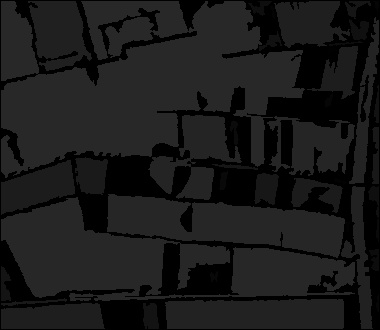
#> input picture mimi.jpg, 380 x 330 px
$ python LBF.py -image_path ../mimi.jpg -file_path ../mimi.jpg   (older library calls are emulated)
#> lines starting #> are read from the running program, lines starting #| are printed output that depends on the picture; after the words box and inside, x2 and y2 are one past the last pixel; in counts of white or black regions, pixels touching at a corner belong together
#> further down, img is the input picture: shape (330, 380); min 0, max 48, mean 26.1
import numpy as np
import cv2
from scipy.ndimage import filters
# from osgeo import gdal, ogr, osr
# from shapely.geometry import Polygon
import os
import shutil
import argparse


class LBF(object):

    def __init__(self, img, iter_num=500, c0=2, sigma=3.0, nu=0.003, mu=1.0, lambda1=1.0, lambda2=1.0, epsilon=2.0, time_step=0.1):
        self.lambda1 = lambda1
        self.lambda2 = lambda2
        self.iter_num = iter_num
        self.nu = nu*255*255
        self.mu = mu
        self.epsilon = epsilon
        self.sigma = sigma
        self.time_step = time_step
        self.c0 = c0
        self.img = img.copy()

        self.phi = None
        self.img_kernel = None
        self.one_kernel = None
        self.kernel_size = round(2*self.sigma)*2+1

    def public_data(self):
        r, c = self.img.shape
#> r = 330; c = 380
        self.phi = np.ones(self.img.shape)  # level set function
        # _, self.phi = cv2.threshold(self.img, 0, 1, cv2.THRESH_OTSU)
        cv2.circle(self.phi, (c//2, r//2), radius=4, color=0, thickness=-1)
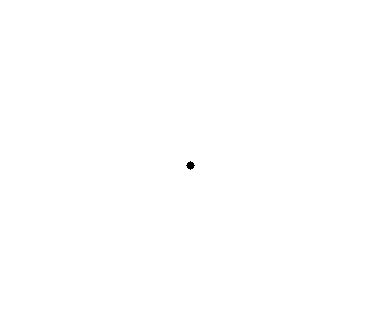
#> self.phi: shape (330, 380) float64; values 0 (black) and 1 (white), 100% white; 1 black region, box (x1, y1, x2, y2) and area: (186, 161, 195, 170) 49

        self.phi = self.c0 * 2*(self.phi-0.5)
        self.img = np.float64(self.img)
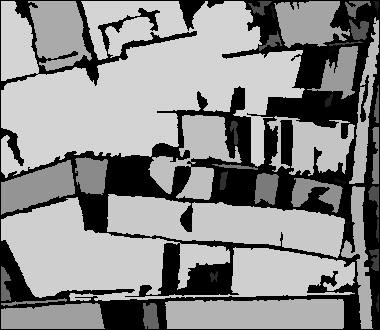
#> self.img: shape (330, 380) float64; min 0, max 48, mean 26.1; drawn with min black and max white
        self.phi = np.float64(self.phi)

        cv2.imwrite('init.bmp', self.phi*255)
        '''
        with open("test.csv", "w") as csvfile:
            writer = csv.writer(csvfile)
            writer.writerows(self.phi)
        '''
        self.img_kernel = cv2.GaussianBlur(self.img, (self.kernel_size, self.kernel_size), self.sigma, borderType=cv2.BORDER_CONSTANT)
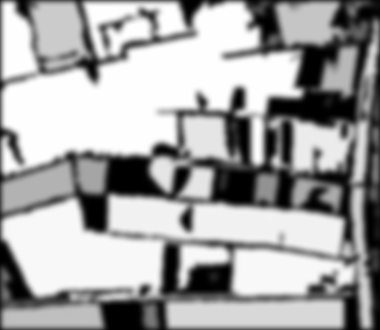
#> self.img_kernel: shape (330, 380) float64; min 0, max 40.04, mean 26; drawn with min black and max white
        self.one_kernel = cv2.GaussianBlur(np.ones(self.img.shape, np.float64), (self.kernel_size, self.kernel_size), self.sigma, borderType=cv2.BORDER_CONSTANT)

    def level_set_evolution(self):
        self.public_data()

        for i in range(self.iter_num):
            #  Neumann Boundary Condition
            self.neum_bound_cond()

            #  dirac
            dirac_phi = self.dirac()

            #  local binary fit
            f1, f2 = self.local_bin_fit()

            #  data force
            lbf = self.data_force(f1, f2)

            #  curvature central
            curv = self.curvature_central()

            # each item
            area_term = -dirac_phi * lbf
            len_term = self.nu * dirac_phi * curv

            laplace_operator_phi = filters.laplace(self.phi)  # self.phi laplace operator
            penalty = self.mu * (laplace_operator_phi - curv)

            self.phi = self.phi + self.time_step * (area_term + penalty + len_term)
#> this loop made 500 passes
#> pass 1, in local_bin_fit, `f1 = c2 / c1`:
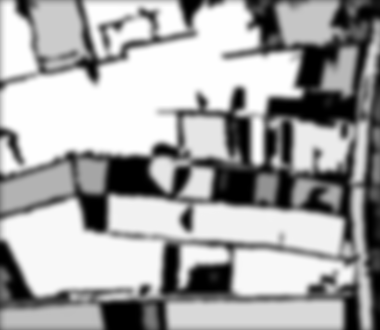
#> f1: shape (330, 380) float64; min 0, max 40.04, mean 26.2; drawn with min black and max white
#> after the loop:
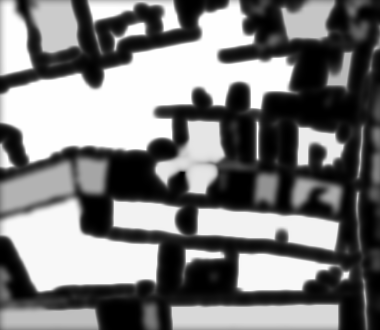
#> f1: shape (330, 380) float64; min 0, max 40.03, mean 19.6; drawn with min black and max white
#> after the loop:
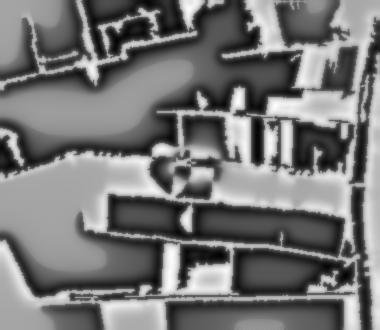
#> self.phi: shape (330, 380) float64; min -30.06, max 30.01, mean -2; drawn with min black and max white

        # binary phi and then return
        rtn_phi = np.uint8(self.phi > 0)
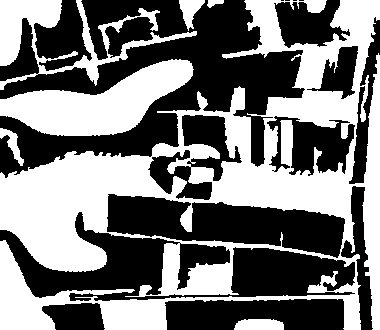
#> rtn_phi: shape (330, 380); values 0 (black) and 1 (white), 46.9% white; 7 white regions, largest, box (x1, y1, x2, y2) and area: (0, 0, 380, 330) 45400, (0, 59, 194, 136) 7461, (0, 0, 197, 90) 4643

        return rtn_phi*255
#> returned value: shape (330, 380); 46.9% white; 7 white regions

    def neum_bound_cond(self):
        r, c = self.phi.shape
        self.phi[np.ix_([0, -1], [0, -1])] = self.phi[np.ix_([2, -3], [2, -3])]
        self.phi[np.ix_([0, -1], np.arange(1, c-1))] = self.phi[np.ix_([2, -3], np.arange(1, c-1))]
        self.phi[np.ix_(np.arange(1, r-1), [0, -1])] = self.phi[np.ix_(np.arange(1, r-1), [2, -3])]

    def heaviside(self):
        heav_phi = 0.5 * (1+(2/3.1415926)*np.arctan(self.phi/self.epsilon))
        return heav_phi

    def dirac(self):
        dirac_phi = (self.epsilon/3.1415926)/(self.epsilon*self.epsilon+self.phi*self.phi)
        return dirac_phi

    def local_bin_fit(self):
        heav_phi = self.heaviside()
        image = self.img * heav_phi
        c1 = cv2.GaussianBlur(heav_phi, (self.kernel_size, self.kernel_size), self.sigma, borderType=cv2.BORDER_CONSTANT)
        c2 = cv2.GaussianBlur(image, (self.kernel_size, self.kernel_size), self.sigma, borderType=cv2.BORDER_CONSTANT)
        f1 = c2 / c1
        f2 = (self.img_kernel-c2) / (self.one_kernel-c1)
        return f1, f2

    def data_force(self, f1, f2):
        s1 = self.lambda1 * f1 * f1 - self.lambda2 * f2 * f2
        s2 = self.lambda1 * f1 - self.lambda2 * f2
        gs1 = cv2.GaussianBlur(s1, (self.kernel_size, self.kernel_size), self.sigma, borderType=cv2.BORDER_CONSTANT)
        gs2 = cv2.GaussianBlur(s2, (self.kernel_size, self.kernel_size), self.sigma, borderType=cv2.BORDER_CONSTANT)
        lbf = (self.lambda1-self.lambda2) * self.one_kernel * self.img * self.img + gs1 - 2.0 * self.img * gs2

        return lbf

    def curvature_central(self):
        ux, uy = np.gradient(self.phi)
        norm = np.sqrt(ux*ux + uy*uy + 1e-10)
        nx = ux / norm
        ny = uy / norm

        nxx, _ = np.gradient(nx)
        _, nyy = np.gradient(ny)

        curv = nxx + nyy
        return curv


class MyAlgorithm(object):
    def __init__(self):
        pass

    # [34 lines left out: function douglas, not called in this run]
        # return con

    @staticmethod
    def gen_shape_file(file_path, img_path, polygon, layer_name):
        # polygon: a list which are generated by function cv2.findContours() of ndarrays
        if not file_path or not img_path:
            print('the shape file path or the image path may be not accessible !')
            return
        # if os.path.exists(file_path):
        if os.path.exists(file_path) and len(os.listdir(file_path)) > 1:
            shutil.rmtree(file_path)

        driver = ogr.GetDriverByName('Esri Shapefile')
        ds = driver.CreateDataSource(file_path)

        layer = ds.CreateLayer(layer_name, None, ogr.wkbPolygon)
        # Add one attribute
        layer.CreateField(ogr.FieldDefn('id', ogr.OFTInteger))
        defn = layer.GetLayerDefn()
        dataset = gdal.Open(img_path)
        trans = dataset.GetGeoTransform()
        no_geo_info = 0
        img_row = 0
        if trans == (0.0, 1.0, 0.0, 0.0, 0.0, 1.0):
            img_row = dataset.RasterYSize
            no_geo_info = 1
            print('the chosen image may not contain geometry info , shape file will be useless !')  ###########################
        feat = ogr.Feature(defn)
        for iter1 in range(len(polygon)):
            tp_poly = polygon[iter1][:, 0, :]
            poly = []
            if tp_poly.shape[0] < 3:
                continue
            for iter2 in range(tp_poly.shape[0]):
                # 此处应该得到 tp_poly[iter2, :] 对应的 地理坐标  ########################################
                cvx = tp_poly[iter2, 0]  # opencv 中的 x
                cvy = tp_poly[iter2, 1]  # opencv 中的 y
                if no_geo_info:
                    cvy = img_row - tp_poly[iter2, 1]  # opencv 中的 y

                px = trans[0] + cvx * trans[1] + cvy * trans[2]
                py = trans[3] + cvx * trans[4] + cvy * trans[5]

                poly.append((px, py))
            poly.append(poly[0])
            poly = Polygon(poly)

            # Create a new feature (attribute and geometry)
            feat.SetField('id', iter1)

            # Make a geometry, from Shapely object
            geom = ogr.CreateGeometryFromWkb(poly.wkb)
            feat.SetGeometry(geom)

            layer.CreateFeature(feat)
        feat = geom = None  # destroy these
        # Save and close everything
        ds = layer = feat = geom = None


def arg_parser():
    parser = argparse.ArgumentParser()
    parser.add_argument('-image_path', type=str, required=True)
    parser.add_argument('-file_path', type=str, required=True)
    return parser


if __name__ == "__main__":
    # path = './mypictures/test01.jpg'
    # path = '/Users/whyguu/Desktop/WechatIMG10.jpeg'
    parser = arg_parser()
    args = parser.parse_args()
    path = args.image_path
    file_path = args.file_path

    img = cv2.imread(path, cv2.IMREAD_GRAYSCALE)
    cont1 = []
    cont2 = []
    # roi_win = cv2.namedWindow('select ROI', cv2.WINDOW_NORMAL)

    # 1.evolution
    lbf = LBF(img=img, iter_num=500)
    bw = lbf.level_set_evolution()

    # cv2.imwrite('rst.bmp', bw)
    # 2.find contours
    _, contours1, _ = cv2.findContours(bw.copy(), mode=cv2.RETR_EXTERNAL, method=cv2.CHAIN_APPROX_NONE)
#> contours1 = 7 contours; box (x1, y1, x2, y2) and area: (0, 0, 380, 330) 60500, (0, 59, 194, 136) 7248, (0, 0, 197, 90) 4026, (234, 319, 284, 330) 436, (179, 0, 205, 31) 361, (0, 128, 24, 166) 270, (207, 0, 224, 8) 64
    _, contours2, _ = cv2.findContours(255 - bw, mode=cv2.RETR_EXTERNAL, method=cv2.CHAIN_APPROX_NONE)
#> contours2 = 16 contours, 4 with area under 20; largest, box (x1, y1, x2, y2) and area: (0, 0, 305, 178) 22380, (0, 212, 355, 301) 11730, (107, 194, 345, 258) 8412, (165, 299, 344, 330) 4596, (148, 115, 242, 200) 3004

    cont1 += contours1
#> cont1 has the same summary as contours1
    cont2 += contours2
#> cont2 has the same summary as contours2
    # 4.generate shape file
    MyAlgorithm.gen_shape_file(os.path.join(file_path, 'whitefile'), path, cont1, layer_name='white')
#> (the run stopped early here; a loop or call above may not have finished)
